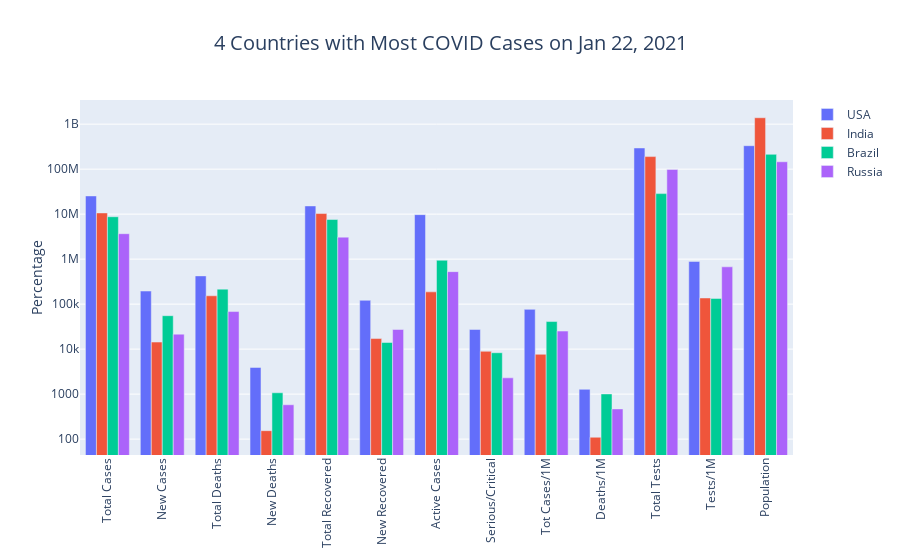

Source (notebook cell):
### Code cell
country_l = country_df.columns[1:14]

fig = go.Figure()
c = 0
for i in country_df.index:
    if c<4:
        fig.add_trace(go.Bar(name=country_df['Country'][i], x=country_l, y=country_df.loc[i][1:14]))
    else:
        break
    c += 1
    
fig.update_layout(title={'text': '4 Countries with Most COVID Cases on %s' % yesterday_str, 'x': 0.5,
                         'xanchor': 'center', 'font': {'size': 20}}, yaxis_title="Percentage", yaxis_type="log", xaxis_tickangle=-90)
fig.show()

### Figure 1 — Plotly figure (JSON) as saved in the notebook; plotly's stock layout.template omitted (floating-point values rounded to 4 significant figures)
{"data": [{"name": "USA", "type": "bar", "x": ["Total Cases", "New Cases", "Total Deaths", "New Deaths", "Total Recovered", "New Recovered", "Active Cases", "Serious/Critical", "Tot Cases/1M", "Deaths/1M", "Total Tests", "Tests/1M", "Population"], "y": [25393220, 195243, 424209, 3918, 15223434, 121524, 9745577, 27322, 76464, 1277, 295542092, 889939, 332092704]}, {"name": "India", "type": "bar", "x": ["Total Cases", "New Cases", "Total Deaths", "New Deaths", "Total Recovered", "New Recovered", "Active Cases", "Serious/Critical", "Tot Cases/1M", "Deaths/1M", "Total Tests", "Tests/1M", "Population"], "y": [10640544, 14344, 153221, 154, 10300063, 17174, 187260, 8944, 7668, 110, 190148024, 137033, 1387604808]}, {"name": "Brazil", "type": "bar", "x": ["Total Cases", "New Cases", "Total Deaths", "New Deaths", "Total Recovered", "New Recovered", "Active Cases", "Serious/Critical", "Tot Cases/1M", "Deaths/1M", "Total Tests", "Tests/1M", "Population"], "y": [8755133, 55319, 215299, 1071, 7594771, 14030, 945063, 8318, 41025, 1009, 28600000, 134016, 213407310]}, {"name": "Russia", "type": "bar", "x": ["Total Cases", "New Cases", "Total Deaths", "New Deaths", "Total Recovered", "New Recovered", "Active Cases", "Serious/Critical", "Tot Cases/1M", "Deaths/1M", "Total Tests", "Tests/1M", "Population"], "y": [3677352, 21513, 68412, 580, 3081536, 27318, 527404, 2300, 25193, 469, 98500000, 674797, 145969720]}], "layout": {"title": {"font": {"size": 20}, "text": "4 Countries with Most COVID Cases on Jan 22, 2021", "x": 0.5, "xanchor": "center"}, "xaxis": {"tickangle": -90}, "yaxis": {"title": {"text": "Percentage"}, "type": "log"}}}
